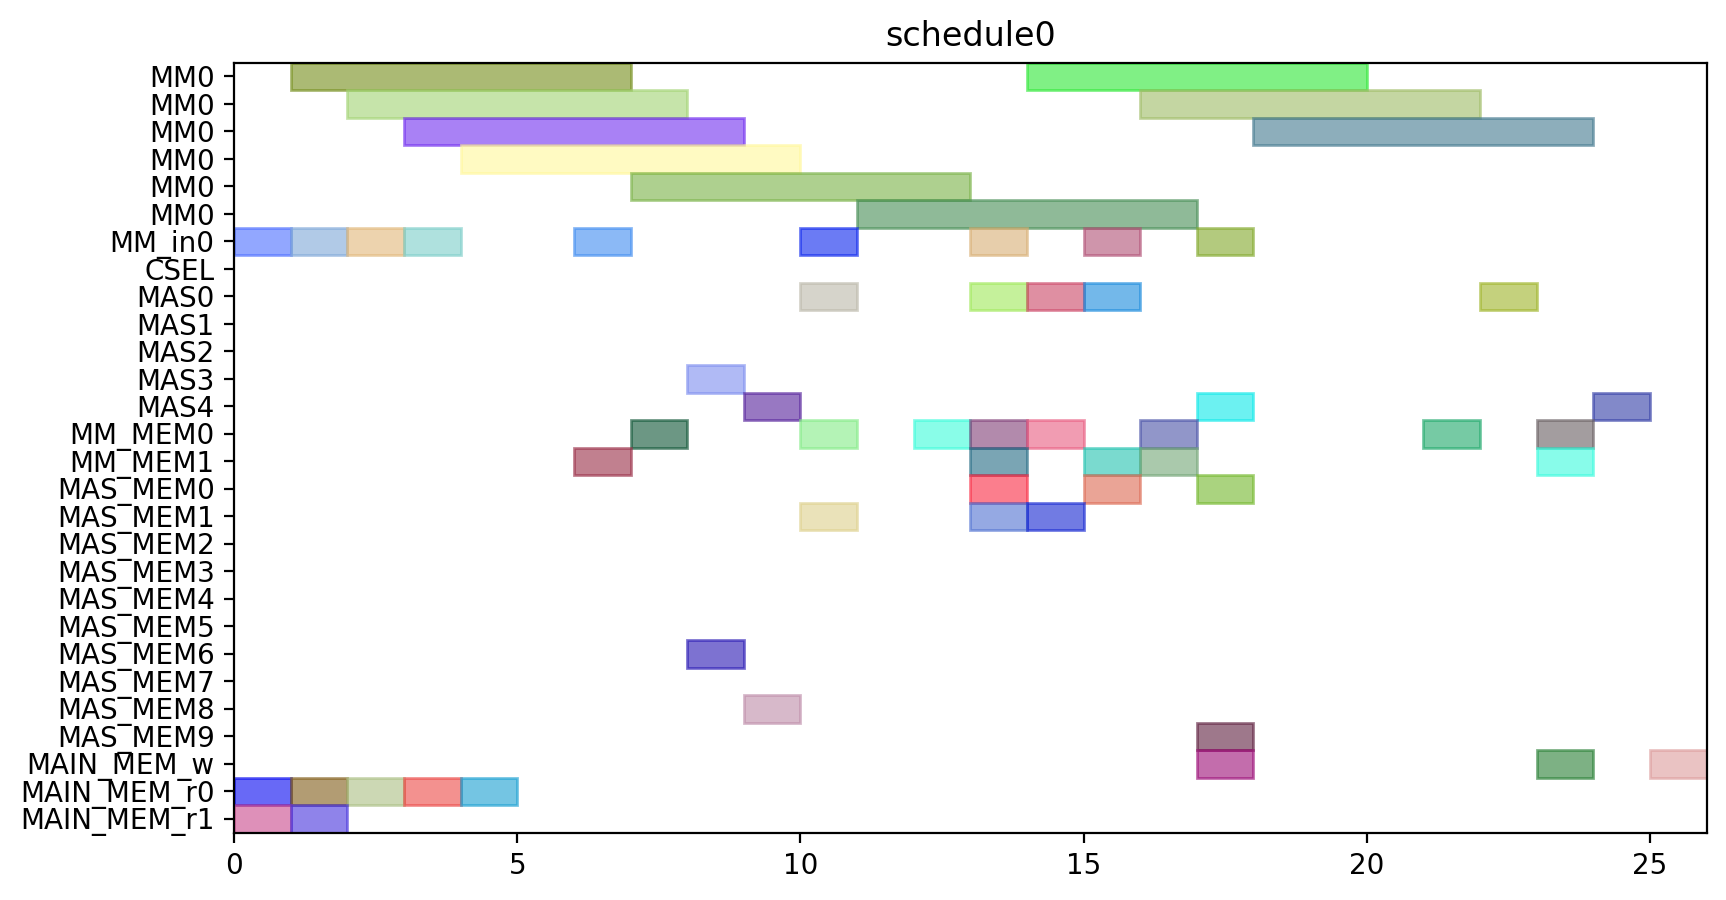

The Python source for this figure:
from pyschedule import Scenario, solvers, plotters, alt


def solve():
	horizon = 90
	S = Scenario("schedule0", horizon=horizon)

	# resource
	MM = S.Resources('MM', num=1, size=6)
	MM_in = S.Resources('MM_in', num=1)
	CSEL = S.Resource('CSEL')
	MAS = S.Resources('MAS', num=5, size=1, periods=range(1, horizon))
	MM_MEM = S.Resources('MM_MEM', num=2)
	MAS_MEM = S.Resources('MAS_MEM', num=10)
	MAIN_MEM_w = S.Resource('MAIN_MEM_w', size=1)
	MAIN_MEM_r = S.Resources('MAIN_MEM_r', num=2)

	# result of previous scheduling

	# new tasks
	t0_in = S.Task('t0_in', length=1, delay_cost=1)
	t0_in += alt(MM_in)
	t0 = S.Task('t0', length=6, delay_cost=1)
	t0 += alt(MM)
	S += t0>=t0_in

	t0_mem0 = S.Task('t0_mem0', length=1, delay_cost=1)
	t0_mem0 += MAIN_MEM_r[0]
	t3_in = S.Task('t3_in', length=1, delay_cost=1)
	t3_in += alt(MM_in)
	t3 = S.Task('t3', length=6, delay_cost=1)
	t3 += alt(MM)
	S += t3>=t3_in

	t3_mem0 = S.Task('t3_mem0', length=1, delay_cost=1)
	t3_mem0 += MAIN_MEM_r[0]
	t3_mem1 = S.Task('t3_mem1', length=1, delay_cost=1)
	t3_mem1 += MAIN_MEM_r[1]
	t1_in = S.Task('t1_in', length=1, delay_cost=1)
	t1_in += alt(MM_in)
	t1 = S.Task('t1', length=6, delay_cost=1)
	t1 += alt(MM)
	S += t1>=t1_in

	t1_mem0 = S.Task('t1_mem0', length=1, delay_cost=1)
	t1_mem0 += MAIN_MEM_r[0]
	t1_mem1 = S.Task('t1_mem1', length=1, delay_cost=1)
	t1_mem1 += MAIN_MEM_r[1]
	t2_in = S.Task('t2_in', length=1, delay_cost=1)
	t2_in += alt(MM_in)
	t2 = S.Task('t2', length=6, delay_cost=1)
	t2 += alt(MM)
	S += t2>=t2_in

	t2_mem0 = S.Task('t2_mem0', length=1, delay_cost=1)
	t2_mem0 += MAIN_MEM_r[0]
	t4_in = S.Task('t4_in', length=1, delay_cost=1)
	t4_in += alt(MM_in)
	t4 = S.Task('t4', length=6, delay_cost=1)
	t4 += alt(MM)
	S += t4>=t4_in

	t4_mem0 = S.Task('t4_mem0', length=1, delay_cost=1)
	t4_mem0 += MAIN_MEM_r[0]
	t4_mem1 = S.Task('t4_mem1', length=1, delay_cost=1)
	t4_mem1 += alt(MM_MEM)
	S += (t2*MM[0])-1 < t4_mem1*MM_MEM[1]
	S += t4_mem1 <= t4

	t5 = S.Task('t5', length=1, delay_cost=1)
	t5 += alt(MAS)

	t5_mem0 = S.Task('t5_mem0', length=1, delay_cost=1)
	t5_mem0 += alt(MM_MEM)
	S += (t0*MM[0])-1 < t5_mem0*MM_MEM[0]
	S += t5_mem0 <= t5

	t6 = S.Task('t6', length=1, delay_cost=1)
	t6 += alt(MAS)

	t6_mem0 = S.Task('t6_mem0', length=1, delay_cost=1)
	t6_mem0 += alt(MAS_MEM)
	S += (t5*MAS[0])-1 < t6_mem0*MAS_MEM[0]
	S += (t5*MAS[1])-1 < t6_mem0*MAS_MEM[2]
	S += (t5*MAS[2])-1 < t6_mem0*MAS_MEM[4]
	S += (t5*MAS[3])-1 < t6_mem0*MAS_MEM[6]
	S += (t5*MAS[4])-1 < t6_mem0*MAS_MEM[8]
	S += t6_mem0 <= t6

	t9 = S.Task('t9', length=1, delay_cost=1)
	t9 += alt(MAS)

	t9_mem0 = S.Task('t9_mem0', length=1, delay_cost=1)
	t9_mem0 += alt(MM_MEM)
	S += (t0*MM[0])-1 < t9_mem0*MM_MEM[0]
	S += t9_mem0 <= t9

	t9_mem1 = S.Task('t9_mem1', length=1, delay_cost=1)
	t9_mem1 += alt(MM_MEM)
	S += (t4*MM[0])-1 < t9_mem1*MM_MEM[1]
	S += t9_mem1 <= t9

	t10 = S.Task('t10', length=1, delay_cost=1)
	t10 += alt(MAS)

	t10_mem0 = S.Task('t10_mem0', length=1, delay_cost=1)
	t10_mem0 += alt(MM_MEM)
	S += (t4*MM[0])-1 < t10_mem0*MM_MEM[0]
	S += t10_mem0 <= t10

	t7 = S.Task('t7', length=1, delay_cost=1)
	t7 += alt(MAS)

	t7_mem0 = S.Task('t7_mem0', length=1, delay_cost=1)
	t7_mem0 += alt(MAS_MEM)
	S += (t6*MAS[0])-1 < t7_mem0*MAS_MEM[0]
	S += (t6*MAS[1])-1 < t7_mem0*MAS_MEM[2]
	S += (t6*MAS[2])-1 < t7_mem0*MAS_MEM[4]
	S += (t6*MAS[3])-1 < t7_mem0*MAS_MEM[6]
	S += (t6*MAS[4])-1 < t7_mem0*MAS_MEM[8]
	S += t7_mem0 <= t7

	t11 = S.Task('t11', length=1, delay_cost=1)
	t11 += alt(MAS)

	t11_mem0 = S.Task('t11_mem0', length=1, delay_cost=1)
	t11_mem0 += alt(MAS_MEM)
	S += (t10*MAS[0])-1 < t11_mem0*MAS_MEM[0]
	S += (t10*MAS[1])-1 < t11_mem0*MAS_MEM[2]
	S += (t10*MAS[2])-1 < t11_mem0*MAS_MEM[4]
	S += (t10*MAS[3])-1 < t11_mem0*MAS_MEM[6]
	S += (t10*MAS[4])-1 < t11_mem0*MAS_MEM[8]
	S += t11_mem0 <= t11

	t11_mem1 = S.Task('t11_mem1', length=1, delay_cost=1)
	t11_mem1 += alt(MM_MEM)
	S += (t4*MM[0])-1 < t11_mem1*MM_MEM[1]
	S += t11_mem1 <= t11

	t8_in = S.Task('t8_in', length=1, delay_cost=1)
	t8_in += alt(MM_in)
	t8 = S.Task('t8', length=6, delay_cost=1)
	t8 += alt(MM)
	S += t8>=t8_in

	t8_mem0 = S.Task('t8_mem0', length=1, delay_cost=1)
	t8_mem0 += alt(MM_MEM)
	S += (t4*MM[0])-1 < t8_mem0*MM_MEM[0]
	S += t8_mem0 <= t8

	t8_mem1 = S.Task('t8_mem1', length=1, delay_cost=1)
	t8_mem1 += alt(MAS_MEM)
	S += (t7*MAS[0])-1 < t8_mem1*MAS_MEM[1]
	S += (t7*MAS[1])-1 < t8_mem1*MAS_MEM[3]
	S += (t7*MAS[2])-1 < t8_mem1*MAS_MEM[5]
	S += (t7*MAS[3])-1 < t8_mem1*MAS_MEM[7]
	S += (t7*MAS[4])-1 < t8_mem1*MAS_MEM[9]
	S += t8_mem1 <= t8

	new_PZ_in = S.Task('new_PZ_in', length=1, delay_cost=1)
	new_PZ_in += alt(MM_in)
	new_PZ = S.Task('new_PZ', length=6, delay_cost=1)
	new_PZ += alt(MM)
	S += new_PZ>=new_PZ_in

	S += 0<new_PZ

	new_PZ_w = S.Task('new_PZ_w', length=1, delay_cost=1)
	new_PZ_w += alt(MAIN_MEM_w)
	S += new_PZ <= new_PZ_w

	new_PZ_mem0 = S.Task('new_PZ_mem0', length=1, delay_cost=1)
	new_PZ_mem0 += alt(MM_MEM)
	S += (t1*MM[0])-1 < new_PZ_mem0*MM_MEM[0]
	S += new_PZ_mem0 <= new_PZ

	new_PZ_mem1 = S.Task('new_PZ_mem1', length=1, delay_cost=1)
	new_PZ_mem1 += alt(MAS_MEM)
	S += (t7*MAS[0])-1 < new_PZ_mem1*MAS_MEM[1]
	S += (t7*MAS[1])-1 < new_PZ_mem1*MAS_MEM[3]
	S += (t7*MAS[2])-1 < new_PZ_mem1*MAS_MEM[5]
	S += (t7*MAS[3])-1 < new_PZ_mem1*MAS_MEM[7]
	S += (t7*MAS[4])-1 < new_PZ_mem1*MAS_MEM[9]
	S += new_PZ_mem1 <= new_PZ

	t12 = S.Task('t12', length=1, delay_cost=1)
	t12 += alt(MAS)

	t12_mem0 = S.Task('t12_mem0', length=1, delay_cost=1)
	t12_mem0 += alt(MM_MEM)
	S += (t0*MM[0])-1 < t12_mem0*MM_MEM[0]
	S += t12_mem0 <= t12

	t12_mem1 = S.Task('t12_mem1', length=1, delay_cost=1)
	t12_mem1 += alt(MAS_MEM)
	S += (t11*MAS[0])-1 < t12_mem1*MAS_MEM[1]
	S += (t11*MAS[1])-1 < t12_mem1*MAS_MEM[3]
	S += (t11*MAS[2])-1 < t12_mem1*MAS_MEM[5]
	S += (t11*MAS[3])-1 < t12_mem1*MAS_MEM[7]
	S += (t11*MAS[4])-1 < t12_mem1*MAS_MEM[9]
	S += t12_mem1 <= t12

	t13_in = S.Task('t13_in', length=1, delay_cost=1)
	t13_in += alt(MM_in)
	t13 = S.Task('t13', length=6, delay_cost=1)
	t13 += alt(MM)
	S += t13>=t13_in

	t13_mem0 = S.Task('t13_mem0', length=1, delay_cost=1)
	t13_mem0 += alt(MAS_MEM)
	S += (t12*MAS[0])-1 < t13_mem0*MAS_MEM[0]
	S += (t12*MAS[1])-1 < t13_mem0*MAS_MEM[2]
	S += (t12*MAS[2])-1 < t13_mem0*MAS_MEM[4]
	S += (t12*MAS[3])-1 < t13_mem0*MAS_MEM[6]
	S += (t12*MAS[4])-1 < t13_mem0*MAS_MEM[8]
	S += t13_mem0 <= t13

	t13_mem1 = S.Task('t13_mem1', length=1, delay_cost=1)
	t13_mem1 += alt(MAS_MEM)
	S += (t9*MAS[0])-1 < t13_mem1*MAS_MEM[1]
	S += (t9*MAS[1])-1 < t13_mem1*MAS_MEM[3]
	S += (t9*MAS[2])-1 < t13_mem1*MAS_MEM[5]
	S += (t9*MAS[3])-1 < t13_mem1*MAS_MEM[7]
	S += (t9*MAS[4])-1 < t13_mem1*MAS_MEM[9]
	S += t13_mem1 <= t13

	t14_in = S.Task('t14_in', length=1, delay_cost=1)
	t14_in += alt(MM_in)
	t14 = S.Task('t14', length=6, delay_cost=1)
	t14 += alt(MM)
	S += t14>=t14_in

	t14_mem0 = S.Task('t14_mem0', length=1, delay_cost=1)
	t14_mem0 += alt(MAS_MEM)
	S += (t12*MAS[0])-1 < t14_mem0*MAS_MEM[0]
	S += (t12*MAS[1])-1 < t14_mem0*MAS_MEM[2]
	S += (t12*MAS[2])-1 < t14_mem0*MAS_MEM[4]
	S += (t12*MAS[3])-1 < t14_mem0*MAS_MEM[6]
	S += (t12*MAS[4])-1 < t14_mem0*MAS_MEM[8]
	S += t14_mem0 <= t14

	t14_mem1 = S.Task('t14_mem1', length=1, delay_cost=1)
	t14_mem1 += alt(MM_MEM)
	S += (t3*MM[0])-1 < t14_mem1*MM_MEM[1]
	S += t14_mem1 <= t14

	new_PY = S.Task('new_PY', length=1, delay_cost=1)
	new_PY += alt(MAS)

	S += 0<new_PY

	new_PY_w = S.Task('new_PY_w', length=1, delay_cost=1)
	new_PY_w += alt(MAIN_MEM_w)
	S += new_PY <= new_PY_w

	new_PY_mem0 = S.Task('new_PY_mem0', length=1, delay_cost=1)
	new_PY_mem0 += alt(MM_MEM)
	S += (t8*MM[0])-1 < new_PY_mem0*MM_MEM[0]
	S += new_PY_mem0 <= new_PY

	new_PY_mem1 = S.Task('new_PY_mem1', length=1, delay_cost=1)
	new_PY_mem1 += alt(MM_MEM)
	S += (t13*MM[0])-1 < new_PY_mem1*MM_MEM[1]
	S += new_PY_mem1 <= new_PY

	new_PX = S.Task('new_PX', length=1, delay_cost=1)
	new_PX += alt(MAS)

	S += 0<new_PX

	new_PX_w = S.Task('new_PX_w', length=1, delay_cost=1)
	new_PX_w += alt(MAIN_MEM_w)
	S += new_PX <= new_PX_w

	new_PX_mem0 = S.Task('new_PX_mem0', length=1, delay_cost=1)
	new_PX_mem0 += alt(MM_MEM)
	S += (t14*MM[0])-1 < new_PX_mem0*MM_MEM[0]
	S += new_PX_mem0 <= new_PX

	solvers.mip.solve(S,msg=1,kind='CPLEX',ratio_gap=1.01)

	solution = [['hoge']*len(S.solution()[1]) for i in range(len(S.solution()))]
	for i in range(len(S.solution())):
		for j in range(len(S.solution()[i])):
			solution[i][j]=str(S.solution()[i][j])
	print(solution)

	cycles = int(solution[-1][3])

	pic_file_name = "/home/mfukuda/ABE/multiRAM_multiMAS_16mux/scheduling_result/stage6MM1_stage1MAS5/EP_DBL_A_0/schedule0.png"
	if(S.solution() != []):
		plotters.matplotlib.plot(S,img_filename=pic_file_name, show_task_labels=False, fig_size=(cycles*0.25+3, 5))

	return solution
